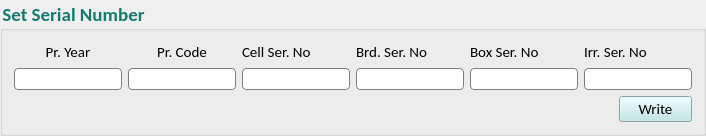
          <widget class="QGroupBox" name="groupBox_11">
           <property name="minimumSize">
            <size>
             <width>0</width>
             <height>0</height>
            </size>
           </property>
           <property name="maximumSize">
            <size>
             <width>16777215</width>
             <height>16777215</height>
            </size>
           </property>
           <property name="font">
            <font>
             <family>Calibri</family>
             <pointsize>14</pointsize>
             <weight>75</weight>
             <bold>true</bold>
            </font>
           </property>
           <property name="styleSheet">
            <string notr="true">color: #157A6E;
background:none;</string>
           </property>
           <property name="title">
            <string>Set Serial Number</string>
           </property>
           <layout class="QGridLayout" name="gridLayout_36">
            <item row="0" column="0">
             <layout class="QGridLayout" name="gridLayout_37">
              <item row="0" column="0">
               <layout class="QGridLayout" name="gridLayout_38">
                <item row="1" column="0">
                 <widget class="QLineEdit" name="PrYearlineEdit">
                  <property name="sizePolicy">
                   <sizepolicy hsizetype="Fixed" vsizetype="Fixed">
                    <horstretch>0</horstretch>
                    <verstretch>0</verstretch>
                   </sizepolicy>
                  </property>
                  <property name="minimumSize">
                   <size>
                    <width>77</width>
                    <height>22</height>
                   </size>
                  </property>
                  <property name="maximumSize">
                   <size>
                    <width>120</width>
                    <height>22</height>
                   </size>
                  </property>
                  <property name="font">
                   <font>
                    <family>Calibri</family>
                    <pointsize>11</pointsize>
                    <weight>50</weight>
                    <bold>false</bold>
                   </font>
                  </property>
                  <property name="styleSheet">
                   <string notr="true">border: 1px solid gray;
border-radius: 4px;color:rgb(0,0,0);</string>
                  </property>
                 </widget>
                </item>
                <item row="0" column="0">
                 <widget class="QLabel" name="prYearlabel_4">
                  <property name="sizePolicy">
                   <sizepolicy hsizetype="Preferred" vsizetype="Fixed">
                    <horstretch>0</horstretch>
                    <verstretch>0</verstretch>
                   </sizepolicy>
                  </property>
                  <property name="minimumSize">
                   <size>
                    <width>76</width>
                    <height>18</height>
                   </size>
                  </property>
                  <property name="maximumSize">
                   <size>
                    <width>120</width>
                    <height>16777215</height>
                   </size>
                  </property>
                  <property name="font">
                   <font>
                    <family>Calibri</family>
                    <pointsize>11</pointsize>
                    <weight>50</weight>
                    <bold>false</bold>
                   </font>
                  </property>
                  <property name="accessibleDescription">
                   <string comment="0"/>
                  </property>
                  <property name="layoutDirection">
                   <enum>Qt::LeftToRight</enum>
                  </property>
                  <property name="styleSheet">
                   <string notr="true">color:rgb(0,0,0);</string>
                  </property>
                  <property name="text">
                   <string>Pr. Year</string>
                  </property>
                  <property name="alignment">
                   <set>Qt::AlignCenter</set>
                  </property>
                 </widget>
                </item>
               </layout>
              </item>
              <item row="0" column="1">
               <layout class="QGridLayout" name="gridLayout_39">
                <item row="0" column="0">
                 <widget class="QLabel" name="prCodelabel_4">
                  <property name="sizePolicy">
                   <sizepolicy hsizetype="Preferred" vsizetype="Fixed">
                    <horstretch>0</horstretch>
                    <verstretch>0</verstretch>
                   </sizepolicy>
                  </property>
                  <property name="minimumSize">
                   <size>
                    <width>76</width>
                    <height>18</height>
                   </size>
                  </property>
                  <property name="maximumSize">
                   <size>
                    <width>120</width>
                    <height>16777215</height>
                   </size>
                  </property>
                  <property name="font">
                   <font>
                    <family>Calibri</family>
                    <pointsize>11</pointsize>
                    <weight>50</weight>
                    <bold>false</bold>
                   </font>
                  </property>
                  <property name="styleSheet">
                   <string notr="true">color:rgb(0,0,0);</string>
                  </property>
                  <property name="text">
                   <string>Pr. Code</string>
                  </property>
                  <property name="alignment">
                   <set>Qt::AlignCenter</set>
                  </property>
                 </widget>
                </item>
                <item row="1" column="0">
                 <widget class="QLineEdit" name="PrCodelineEdit">
                  <property name="sizePolicy">
                   <sizepolicy hsizetype="Fixed" vsizetype="Fixed">
                    <horstretch>0</horstretch>
                    <verstretch>0</verstretch>
                   </sizepolicy>
                  </property>
                  <property name="minimumSize">
                   <size>
                    <width>77</width>
                    <height>22</height>
                   </size>
                  </property>
                  <property name="maximumSize">
                   <size>
                    <width>120</width>
                    <height>22</height>
                   </size>
                  </property>
                  <property name="font">
                   <font>
                    <family>Calibri</family>
                    <pointsize>11</pointsize>
                    <weight>50</weight>
                    <bold>false</bold>
                   </font>
                  </property>
                  <property name="styleSheet">
                   <string notr="true">border: 1px solid gray;
border-radius: 4px;color:rgb(0,0,0);</string>
                  </property>
                 </widget>
                </item>
               </layout>
              </item>
              <item row="0" column="2">
               <layout class="QGridLayout" name="gridLayout_40">
                <item row="0" column="0">
                 <widget class="QLabel" name="CellSerlabel_4">
                  <property name="sizePolicy">
                   <sizepolicy hsizetype="Preferred" vsizetype="Fixed">
                    <horstretch>0</horstretch>
                    <verstretch>0</verstretch>
                   </sizepolicy>
                  </property>
                  <property name="minimumSize">
                   <size>
                    <width>76</width>
                    <height>18</height>
                   </size>
                  </property>
                  <property name="maximumSize">
                   <size>
                    <width>120</width>
                    <height>16777215</height>
                   </size>
                  </property>
                  <property name="font">
                   <font>
                    <family>Calibri</family>
                    <pointsize>11</pointsize>
                    <weight>50</weight>
                    <bold>false</bold>
                   </font>
                  </property>
                  <property name="styleSheet">
                   <string notr="true">color:rgb(0,0,0);</string>
                  </property>
                  <property name="text">
                   <string>Cell Ser. No</string>
                  </property>
                  <property name="alignment">
                   <set>Qt::AlignLeading|Qt::AlignLeft|Qt::AlignVCenter</set>
                  </property>
                 </widget>
                </item>
                <item row="1" column="0">
                 <widget class="QLineEdit" name="CellCerNolineEdit">
                  <property name="sizePolicy">
                   <sizepolicy hsizetype="Fixed" vsizetype="Fixed">
                    <horstretch>0</horstretch>
                    <verstretch>0</verstretch>
                   </sizepolicy>
                  </property>
                  <property name="minimumSize">
                   <size>
                    <width>77</width>
                    <height>22</height>
                   </size>
                  </property>
                  <property name="maximumSize">
                   <size>
                    <width>120</width>
                    <height>22</height>
                   </size>
                  </property>
                  <property name="font">
                   <font>
                    <family>Calibri</family>
                    <pointsize>11</pointsize>
                    <weight>50</weight>
                    <bold>false</bold>
                   </font>
                  </property>
                  <property name="styleSheet">
                   <string notr="true">border: 1px solid gray;
border-radius: 4px;color:rgb(0,0,0);</string>
                  </property>
                 </widget>
                </item>
               </layout>
              </item>
              <item row="0" column="3">
               <layout class="QGridLayout" name="gridLayout_41">
                <item row="0" column="0">
                 <widget class="QLabel" name="BoardSerlabel_4">
                  <property name="sizePolicy">
                   <sizepolicy hsizetype="Preferred" vsizetype="Fixed">
                    <horstretch>0</horstretch>
                    <verstretch>0</verstretch>
                   </sizepolicy>
                  </property>
                  <property name="minimumSize">
                   <size>
                    <width>76</width>
                    <height>18</height>
                   </size>
                  </property>
                  <property name="maximumSize">
                   <size>
                    <width>120</width>
                    <height>16777215</height>
                   </size>
                  </property>
                  <property name="font">
                   <font>
                    <family>Calibri</family>
                    <pointsize>11</pointsize>
                    <weight>50</weight>
                    <bold>false</bold>
                   </font>
                  </property>
                  <property name="styleSheet">
                   <string notr="true">color:rgb(0,0,0);</string>
                  </property>
                  <property name="text">
                   <string>Brd. Ser. No</string>
                  </property>
                  <property name="alignment">
                   <set>Qt::AlignLeading|Qt::AlignLeft|Qt::AlignVCenter</set>
                  </property>
                 </widget>
                </item>
                <item row="1" column="0">
                 <widget class="QLineEdit" name="BoardSerNolineEdit">
                  <property name="sizePolicy">
                   <sizepolicy hsizetype="Fixed" vsizetype="Fixed">
                    <horstretch>0</horstretch>
                    <verstretch>0</verstretch>
                   </sizepolicy>
                  </property>
                  <property name="minimumSize">
                   <size>
                    <width>77</width>
                    <height>22</height>
                   </size>
                  </property>
                  <property name="maximumSize">
                   <size>
                    <width>120</width>
                    <height>22</height>
                   </size>
                  </property>
                  <property name="font">
                   <font>
                    <family>Calibri</family>
                    <pointsize>11</pointsize>
                    <weight>50</weight>
                    <bold>false</bold>
                   </font>
                  </property>
                  <property name="styleSheet">
                   <string notr="true">border: 1px solid gray;
border-radius: 4px;color:rgb(0,0,0);</string>
                  </property>
                 </widget>
                </item>
               </layout>
              </item>
              <item row="0" column="4">
               <layout class="QGridLayout" name="gridLayout_42">
                <item row="0" column="0">
                 <widget class="QLabel" name="boxSerlabel_4">
                  <property name="sizePolicy">
                   <sizepolicy hsizetype="Preferred" vsizetype="Fixed">
                    <horstretch>0</horstretch>
                    <verstretch>0</verstretch>
                   </sizepolicy>
                  </property>
                  <property name="minimumSize">
                   <size>
                    <width>76</width>
                    <height>18</height>
                   </size>
                  </property>
                  <property name="maximumSize">
                   <size>
                    <width>120</width>
                    <height>16777215</height>
                   </size>
                  </property>
                  <property name="font">
                   <font>
                    <family>Calibri</family>
                    <pointsize>11</pointsize>
                    <weight>50</weight>
                    <bold>false</bold>
                   </font>
                  </property>
                  <property name="styleSheet">
                   <string notr="true">color:rgb(0,0,0);</string>
                  </property>
                  <property name="text">
                   <string>Box Ser. No</string>
                  </property>
                  <property name="alignment">
                   <set>Qt::AlignLeading|Qt::AlignLeft|Qt::AlignVCenter</set>
                  </property>
                 </widget>
                </item>
                <item row="1" column="0">
                 <widget class="QLineEdit" name="BoxSerNolineEdit">
                  <property name="sizePolicy">
                   <sizepolicy hsizetype="Fixed" vsizetype="Fixed">
                    <horstretch>0</horstretch>
                    <verstretch>0</verstretch>
                   </sizepolicy>
                  </property>
                  <property name="minimumSize">
                   <size>
                    <width>77</width>
                    <height>22</height>
                   </size>
                  </property>
                  <property name="maximumSize">
                   <size>
                    <width>120</width>
                    <height>22</height>
                   </size>
                  </property>
                  <property name="font">
                   <font>
                    <family>Calibri</family>
                    <pointsize>11</pointsize>
                    <weight>50</weight>
                    <bold>false</bold>
                   </font>
                  </property>
                  <property name="styleSheet">
                   <string notr="true">border: 1px solid gray;
border-radius: 4px;color:rgb(0,0,0);</string>
                  </property>
                 </widget>
                </item>
               </layout>
              </item>
              <item row="0" column="5">
               <layout class="QGridLayout" name="gridLayout_43">
                <item row="0" column="0">
                 <widget class="QLabel" name="IrrSerlabel_4">
                  <property name="sizePolicy">
                   <sizepolicy hsizetype="Preferred" vsizetype="Fixed">
                    <horstretch>0</horstretch>
                    <verstretch>0</verstretch>
                   </sizepolicy>
                  </property>
                  <property name="minimumSize">
                   <size>
                    <width>76</width>
                    <height>18</height>
                   </size>
                  </property>
                  <property name="maximumSize">
                   <size>
                    <width>120</width>
                    <height>16777215</height>
                   </size>
                  </property>
                  <property name="font">
                   <font>
                    <family>Calibri</family>
                    <pointsize>11</pointsize>
                    <weight>50</weight>
                    <bold>false</bold>
                   </font>
                  </property>
                  <property name="styleSheet">
                   <string notr="true">color:rgb(0,0,0);</string>
                  </property>
                  <property name="text">
                   <string>Irr. Ser. No</string>
                  </property>
                  <property name="alignment">
                   <set>Qt::AlignLeading|Qt::AlignLeft|Qt::AlignVCenter</set>
                  </property>
                 </widget>
                </item>
                <item row="1" column="0">
                 <widget class="QLineEdit" name="IrrSerNolineEdit">
                  <property name="sizePolicy">
                   <sizepolicy hsizetype="Fixed" vsizetype="Fixed">
                    <horstretch>0</horstretch>
                    <verstretch>0</verstretch>
                   </sizepolicy>
                  </property>
                  <property name="minimumSize">
                   <size>
                    <width>77</width>
                    <height>22</height>
                   </size>
                  </property>
                  <property name="maximumSize">
                   <size>
                    <width>120</width>
                    <height>22</height>
                   </size>
                  </property>
                  <property name="font">
                   <font>
                    <family>Calibri</family>
                    <pointsize>11</pointsize>
                    <weight>50</weight>
                    <bold>false</bold>
                   </font>
                  </property>
                  <property name="styleSheet">
                   <string notr="true">border: 1px solid gray;
border-radius: 4px;color:rgb(0,0,0);</string>
                  </property>
                 </widget>
                </item>
               </layout>
              </item>
             </layout>
            </item>
            <item row="1" column="0">
             <layout class="QGridLayout" name="gridLayout_44">
              <item row="0" column="0">
               <spacer name="horizontalSpacer_26">
                <property name="orientation">
                 <enum>Qt::Horizontal</enum>
                </property>
                <property name="sizeHint" stdset="0">
                 <size>
                  <width>40</width>
                  <height>20</height>
                 </size>
                </property>
               </spacer>
              </item>
              <item row="0" column="1">
               <widget class="QPushButton" name="SetSerNumPB">
                <property name="sizePolicy">
                 <sizepolicy hsizetype="Preferred" vsizetype="Fixed">
                  <horstretch>0</horstretch>
                  <verstretch>0</verstretch>
                 </sizepolicy>
                </property>
                <property name="minimumSize">
                 <size>
                  <width>73</width>
                  <height>26</height>
                 </size>
                </property>
                <property name="maximumSize">
                 <size>
                  <width>73</width>
                  <height>26</height>
                 </size>
                </property>
                <property name="font">
                 <font>
                  <family>Calibri</family>
                  <pointsize>11</pointsize>
                  <weight>50</weight>
                  <bold>false</bold>
                 </font>
                </property>
                <property name="cursor">
                 <cursorShape>PointingHandCursor</cursorShape>
                </property>
                <property name="styleSheet">
                 <string notr="true">background-color:#BBE6E4;color: rgb(0,0,0);</string>
                </property>
                <property name="text">
                 <string>Write</string>
                </property>
               </widget>
              </item>
             </layout>
            </item>
           </layout>
          </widget>
